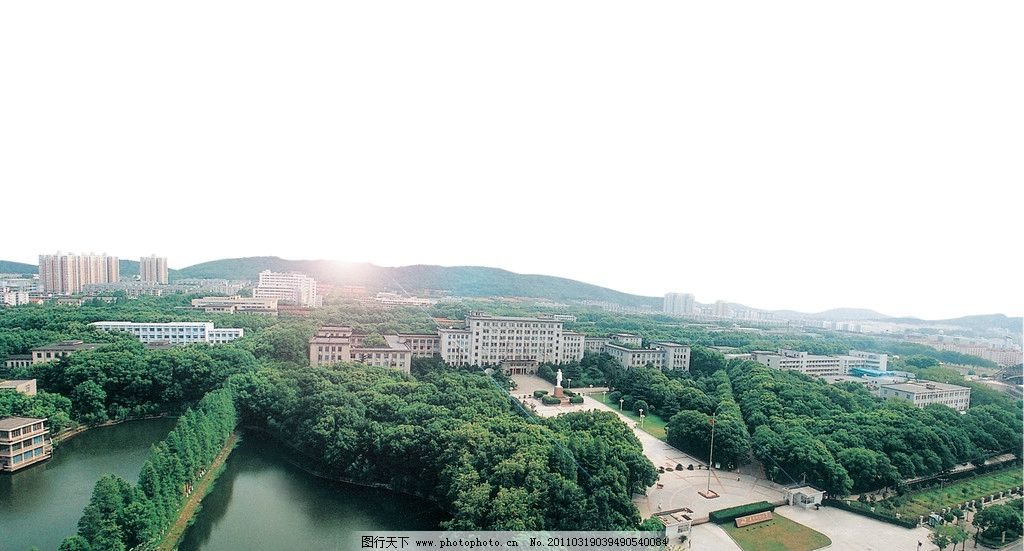
#> input picture 5-大三上/数字图像处理/exp.2/assert/hust.jpg, 1024 x 551 px, found by its file name
$ python bit.py
#> lines starting #> are read from the running program, lines starting #| are printed output that depends on the picture; after the words box and inside, x2 and y2 are one past the last pixel; in counts of white or black regions, pixels touching at a corner belong together; pictures that were not available may be replaced by others from this repository, and a replacement may not be noted
import cv2
import numpy as np

# ratio of background image
logo_ratio = 0.25
# T: top, B: bottom, C: center
vertical_position = "T"
# L: left, R: right, C: center
horizontal_position = "R"

background_path = "./assert/hust.jpg"
icon_path = "./assert/hustlogo.bmp"

# 四个角落
def get_position_pair(
    ori_rows, ori_cols, cut_rows, cut_cols, horizontal="L", vertical="T"
):
    if ori_rows < cut_rows or ori_cols < cut_cols:
        raise ValueError("Background is not big enough to embed such icon.")
    if horizontal == "L":
        begin_col = 0
        end_col = cut_cols
    elif horizontal == "R":
        begin_col = ori_cols - cut_cols
        end_col = ori_cols
    elif horizontal == "C":
        begin_col = int((ori_cols - cut_cols) / 2)
        end_col = int((ori_cols + cut_cols) / 2)
    else:
        raise ValueError(
            "Keyword `horizontal` expected {`L`, `R`, `C`}, got `%s`" % horizontal
        )

    if vertical == "T":
        begin_row = 0
        end_row = cut_rows
    elif vertical == "B":
        begin_row = ori_rows - cut_rows
        end_row = ori_rows
    elif vertical == "C":
        begin_row = int((ori_rows - cut_rows) / 2)
        end_row = int((ori_rows + cut_rows) / 2)
    else:
        raise ValueError(
            "Keyword `vertical` expected {`L`, `R`, `C`}, got `%s`" % vertical
        )

    return (begin_row, begin_col), (end_row, end_col)


if __name__ == "__main__":
    back = cv2.imread(background_path)
#> back is the input picture: shape (551, 1024, 3); mean B, G, R 185.7, 190.8, 179.4
    icon = cv2.imread(icon_path)
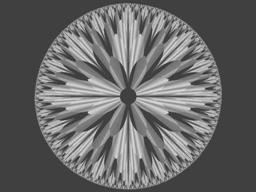
#> input picture 5-大三上/数字图像处理/exp.2/assert/diamond.jpg, 256 x 192 px, given in place of hustlogo.bmp, which was not available
#> icon is the input picture: shape (192, 256, 3); min 36, max 228, mean 102.6

    back_rows, back_cols, back_channels = back.shape
#> back_rows = 551; back_cols = 1024; back_channels = 3
    icon_rows, icon_cols, icon_channels = icon.shape
#> icon_rows = 192; icon_cols = 256; icon_channels = 3

    # 尺寸变换
    ratio_rows, ratio_cols = logo_ratio * back_rows, logo_ratio * back_cols
#> ratio_rows = 137.8; ratio_cols = 256
    if ratio_rows > ratio_cols:
        roi_rows, roi_cols = (int(ratio_rows), int(icon_cols * ratio_rows / icon_rows))
    else:
        roi_rows, roi_cols = (int(icon_rows * ratio_cols / icon_cols), int(ratio_cols))
#> roi_rows = 192; roi_cols = 256

    # print(get_position_pair(back_rows, back_cols, roi_rows, roi_cols, vertical="B"))

    # 提取roi
    (bx, by), (ex, ey) = get_position_pair(
        back_rows,
        back_cols,
        roi_rows,
        roi_cols,
        vertical=vertical_position,
        horizontal=horizontal_position,
    )
#> bx = 0; by = 768; ex = 192; ey = 1024
    roi_data = back[bx:ex, by:ey]
#> roi_data: shape (192, 256, 3); every value is 255

    # 嵌入图片放缩
    icon = cv2.resize(icon, (roi_cols, roi_rows))

    # 嵌入转灰度图
    gray_icon = cv2.cvtColor(icon, cv2.COLOR_BGR2GRAY)

    # 阈值分割 -> 01图，1->代表无嵌入图部分
    ret, mask_front = cv2.threshold(gray_icon, 175, 255, cv2.THRESH_TRIANGLE)
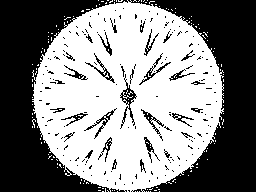
#> mask_front: shape (192, 256); 52.6% white; 176 black regions (145 under 20 px), largest, box (x1, y1, x2, y2) and area: (0, 0, 256, 192) 20977, (120, 74, 137, 129) 237, (84, 108, 117, 139) 142
#> ret = 66

    # 01反转 1: 嵌入图部分
    mask_inv = cv2.bitwise_not(mask_front)

    # mask_front & roi_data -> 提取原图无嵌入部分
    roi_clean = cv2.bitwise_and(roi_data, roi_data, mask=mask_front)

    # mask_inv & icon -> 提取嵌入图
    icon_cut = cv2.bitwise_and(icon, icon, mask=mask_inv)
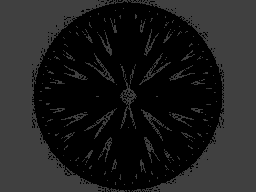
#> icon_cut: shape (192, 256, 3); min 0, max 66, mean 30.1

    # 相加
    roi_res = cv2.add(roi_clean, icon_cut)
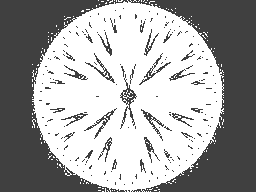
#> roi_res: shape (192, 256, 3); min 36, max 255, mean 164.1

    # 拼回
    back[bx:ex, by:ey] = roi_res
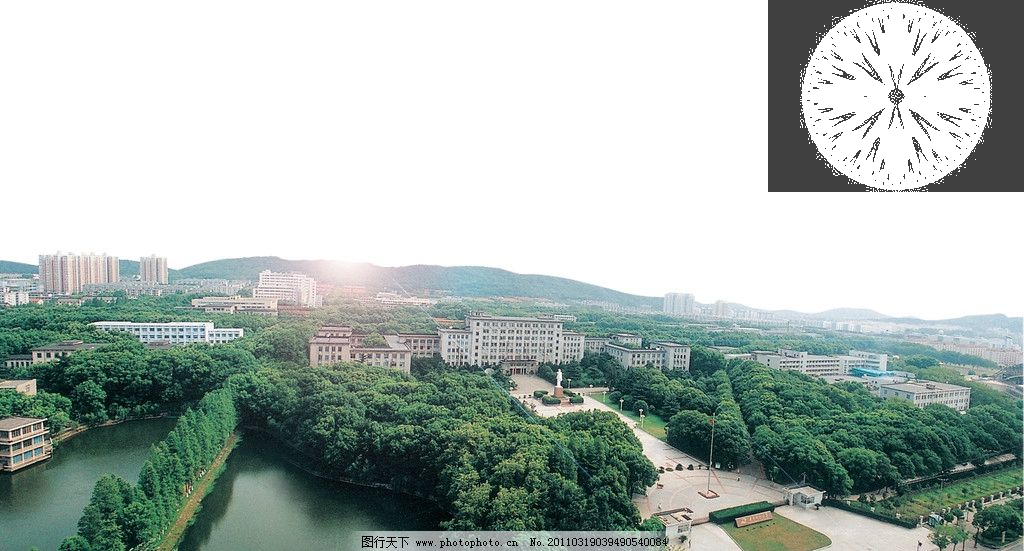
#> back: shape (551, 1024, 3); mean B, G, R 177.8, 182.9, 171.5

    cv2.imshow("result", back)
    k = cv2.waitKey(0)
#> (key Esc is pressed here)
    if k == 27:
        cv2.destroyAllWindows()
    elif k == ord("s"):
        cv2.imwrite("./output/bit.jpg", back)
        cv2.destroyAllWindows()
